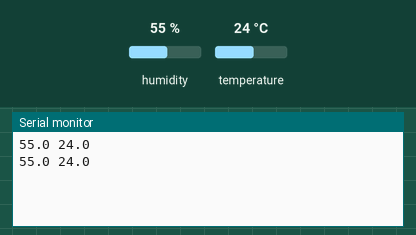
Recording of a sketch running on a simulated Arduino Uno, built with avr-gcc and run on an emulated ATmega328P. On the bench: the last lines printed to the serial monitor. Inputs (shaded band) come from the test bench; at power-on: humidity 55 %, temperature 24 °C.

Above: at 4.8 s.
4.9 s: humidity set to 22 %
At 6.7 s:
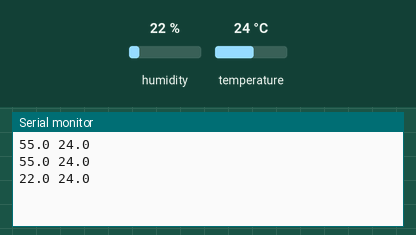
7.9 s: temperature set to 12 °C
At 8.4 s:
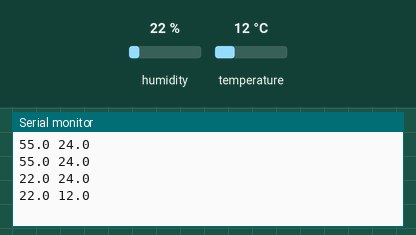
10.9 s: humidity set to 40 %
At 13.1 s:
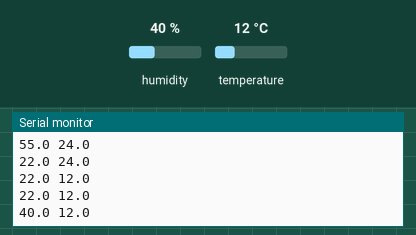
Timing chart, 0 to 14.6 s (numbered marks = the images above; inputs shaded):
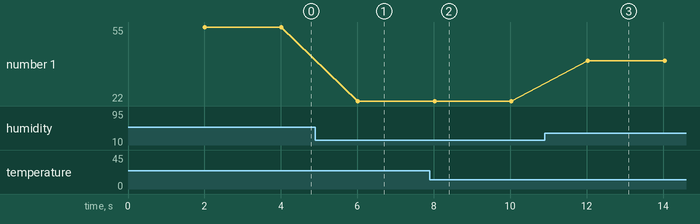

The sketch:

DHT_Library_TestCode.ino
```cpp
#include "DHT.h"

DHT dht;

void setup()
{
  Serial.begin(9600);
  //Serial.println();
  //Serial.println("Status\tHumidity (%)\tTemperature (C)\t(F)");

  dht.setup(4); // data pin 4
}

void loop()
{
  delay(dht.getMinimumSamplingPeriod());

  float humidity = dht.getHumidity();
  float temperature = dht.getTemperature();

  //Serial.print(dht.getStatusString());
  //Serial.print("\t");
  Serial.print(humidity, 1);
  //Serial.print("\t\t");
  Serial.print(" ");
  Serial.println(temperature, 1);
  //Serial.print("\t\t");
  //Serial.println(dht.toFahrenheit(temperature), 1);
}
```

Measured:
- after the input at 4.9 s, the serial monitor: prints a new line after 1.1 s (image 1)
- after the input at 7.9 s, the serial monitor: prints a new line after 0.12 s (image 2)
- after the input at 10.9 s, the serial monitor: prints a new line after 1.1 s (image 3)
- plotted number 1: 55 → 22 after the input at 4.9 s, 22 → 40 after the input at 10.9 s
